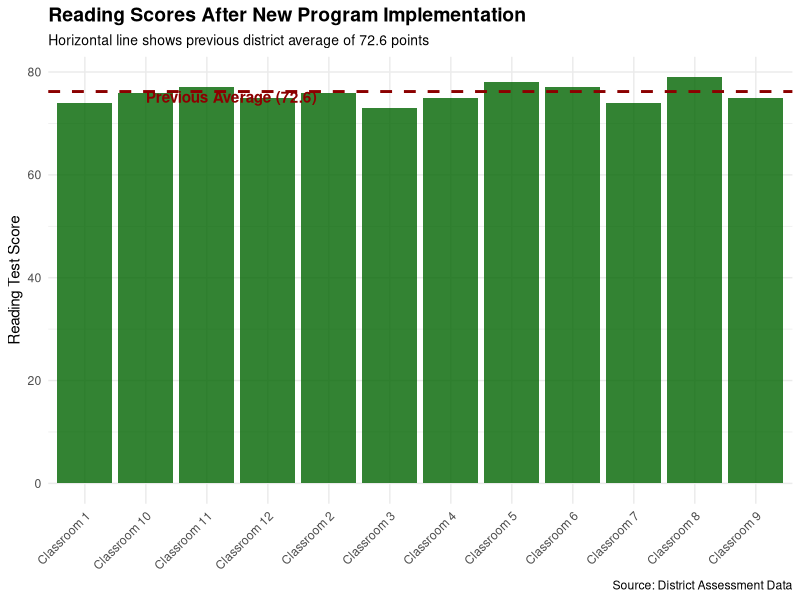

R code for this plot:
## ---- chunk 1
knitr::opts_chunk$set(echo = TRUE)
library(tidyverse)
## ---- chunk 2
# Known information about reading scores before the new program
prior_mean <- 76.2  # average score
prior_sd <- 4.8     # standard deviation

# Reading scores after implementing the new program (12 classrooms)
new_scores <- c(74, 76, 73, 75, 78, 77, 74, 79, 75, 76, 77, 75) # Replace with the actual scores

# Create a journalist-friendly dataset
score_data <- tibble(
  classroom = paste("Classroom", 1:12),
  reading_score = new_scores
)

# View the data
score_data
## ---- chunk 3
# Calculate statistics based on the new reading scores
new_stats <- score_data |> 
  summarise(
    mean = mean(new_scores),
    sd = sd(new_scores),
    n = n()
  )

new_stats
## ---- chunk 4
# STUDENT TASK: Choose an appropriate fill color for the bars
my_fill_color <- "darkgreen" # Replace with a color name like "royalblue", "darkgreen", etc.

# Create a visualization comparing new scores to the previous average
score_data |> 
ggplot(aes(x = classroom, y = reading_score)) +
  geom_col(fill = my_fill_color, alpha = 0.8) +
  geom_hline(yintercept = prior_mean, color = "darkred", size = 1, linetype = "dashed") +
  annotate("text", x = 2, y = prior_mean - 1, 
           label = "Previous Average (72.6)", hjust = 0, fontface = "bold", color = "darkred") +
  labs(
    title = "Reading Scores After New Program Implementation",
    subtitle = "Horizontal line shows previous district average of 72.6 points",
    x = NULL,
    y = "Reading Test Score",
    caption = "Source: District Assessment Data"
  ) +
  theme_minimal() +
  theme(
    plot.title = element_text(face = "bold", size = 14),
    plot.subtitle = element_text(size = 10),
    axis.text.x = element_text(angle = 45, hjust = 1)
  )
## ---- chunk 5
# Set the significance level for your test
alpha_level <- 0.05 # Replace with the appropriate value

# Perform a one-sample t-test
# Since we want to know if scores improved (increased), we use a one-sided test (alternative = "greater")
t_test_result <- t.test(
  score_data$reading_score,
  mu = prior_mean,
  alternative = "greater"
)

# Display the results
t_test_result
## ---- chunk 6
# Get the p-value
p_value <- t_test_result$p.value

# Calculate the 95% confidence interval
ci <- t.test(score_data$reading_score)$conf.int

# Create a tibble to display the key statistics for your story
story_stats <- tibble(
  `Previous average` = prior_mean,
  `New average` = mean(new_scores),
  `Improvement` = mean(new_scores) - prior_mean,
  `Percent change` = round(((mean(new_scores) - prior_mean) / prior_mean) * 100, 1),
  `p-value` = p_value,
  `Lower bound` = ci[1],
  `Upper bound` = ci[2],
  `Confidence level` = "95%"
)

# Display the key statistics
story_stats
